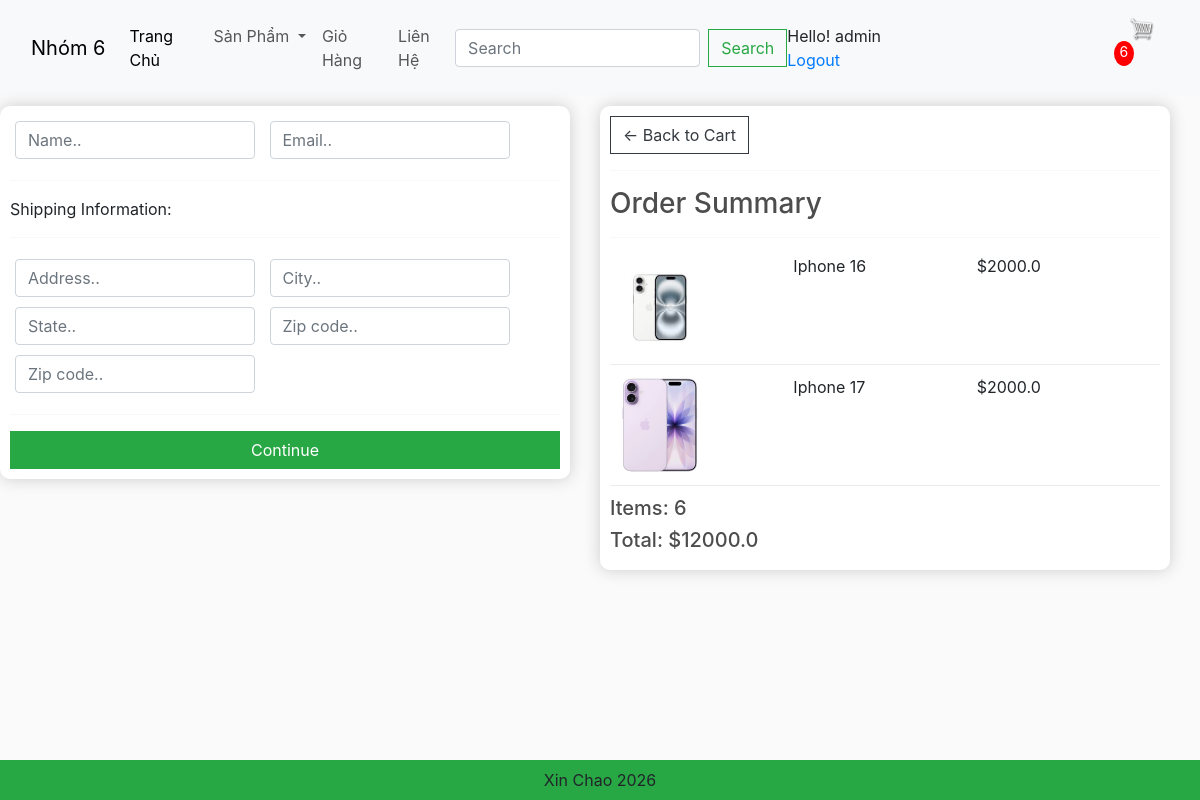
/checkout/ (signed in), run on the app's committed database.
### app/models.py (models this page shows, shortened)
class OrderItem (models.Model):
    product = models.ForeignKey(Product, on_delete=models.SET_NULL,blank=True,null=True)
    order = models.ForeignKey(Order, on_delete=models.SET_NULL,blank=True,null=True)
    quantity = models.IntegerField(default=0,null=True,blank=True)
    date_added = models.DateTimeField(auto_now_add=True)
    @property
    def get_total(self):
        total = self.product.price * self.quantity
        return total

class Product (models.Model):
    category = models.ManyToManyField(Category, related_name= 'product')
    name = models.CharField(max_length=50,null=True)
    price = models.FloatField()
    digital = models.BooleanField(default=False,null=True,blank=False)
    image = models.ImageField(null=True,blank=True)
    detail = models.TextField(null=True,blank=True)
    @property
    def ImageURL(self):
        try:
            url = self.image.url
        except:
            url = ''
        return url

class Order (models.Model):
    customer = models.ForeignKey(User, on_delete=models.SET_NULL,blank=True,null=True)
    date_order = models.DateTimeField(auto_now_add=True)
    complete  = models.BooleanField(default=False,null=True,blank=False)
    transaction_id = models.CharField(max_length=50,null=True)
    @property
    def get_cart_items(self):
        orderitems = self.orderitem_set.all()
        total = sum([item.quantity for item in orderitems])
        return total
    @property
    def get_cart_total(self):
        orderitems = self.orderitem_set.all()
        total = sum([item.get_total for item in orderitems])
        return total

### app/views.py (the view)
# urls.py: path('checkout/', views.checkout, name ="checkout"),
def checkout(request):
    categories = Category.objects.filter(is_sub=False)
    if request.user.is_authenticated:
        customer = request.user
        order, created = Order.objects.get_or_create(customer=customer, complete=False)
        items = order.orderitem_set.all()
        cartItems = order.get_cart_items
        user_not_login = "hidden"
        user_login = "show"
    else:
        items = []
        order = {'get_cart_items': 0, 'get_cart_total': 0}
        cartItems = order['get_cart_items']
        user_not_login = "show"
        user_login = "hidden"
    context = {
        'categories': categories,
        'items': items,
        'order': order,
        'cartItems': cartItems,
        'user_not_login': user_not_login,
        'user_login': user_login
    }
    return render(request, 'app/checkout.html', context)

### app/templates/app/checkout.html (shortened to what this page needs)
{% extends 'app/base.html' %}
{% load static %}
{% block content_checkout %}
     <div class="row" style='width:100%'>
		<div class="col-lg-6">
			<div class="box-element" id="form-wrapper">
				<form id="form">
					<div id="user-info">
						<div class="form-field">
							<input required class="form-control" type="text" name="name" placeholder="Name..">
						</div>
						<div class="form-field">
							<input required class="form-control" type="email" name="email" placeholder="Email..">
						</div>
					</div>
					<div id="shipping-info">
						<hr>
						<p>Shipping Information:</p>
						<hr>
						<div class="form-field">
							<input class="form-control" type="text" name="address" placeholder="Address..">
						</div>
						<div class="form-field">
							<input class="form-control" type="text" name="city" placeholder="City..">
						</div>
						<div class="form-field">
							<input class="form-control" type="text" name="state" placeholder="State..">
						</div>
						<div class="form-field">
							<input class="form-control" type="text" name="zipcode" placeholder="Zip code..">
						</div>
						<div class="form-field">
							<input class="form-control" type="text" name="country" placeholder="Zip code..">
						</div>
					</div>
					<hr>
					<input id="form-button" class="btn btn-success btn-block" type="submit" value="Continue">
				</form>
			</div>
			<br>
		</div>
		<div class="col-lg-6">
			<div class="box-element">
				<a  class="btn btn-outline-dark" href="{% url 'cart' %}">&#x2190; Back to Cart</a>
				<hr>
				<h3>Order Summary</h3>
				<hr>
				{% for item in items %}
				<div class="cart-row">
					<div style="flex:2"><img class="row-image" src="{{item.product.ImageURL}}"></div>
					<div style="flex:2"><p>{{item.product.name}}</p></div>
					<div style="flex:1"><p>${{item.product.price}}</p></div>
					<div style="flex:1"><p>{{item.product.quantity}}</p></div>
				</div>
				{% endfor %}
				<h5>Items: {{order.get_cart_items}} </h5>
				<h5>Total:   ${{order.get_cart_total}}</h5>
			</div>
		</div>
	</div>
{% endblock content_checkout %}

### app/templates/app/base.html (shortened to what this page needs)
{% load static %}
<!DOCTYPE html>
<html>
    <head>
        <link href="https://cdn.jsdelivr.net/npm/bootstrap@5.3.8/dist/css/bootstrap.min.css" rel="stylesheet">
        <link href-"{%static 'app/css/style.css'%}" rel="stylesheet" />
        <link href-"{%static 'app/css/all.min.css'%}" rel="stylesheet" />
        <link href-"{%static 'app/css/owl.carousel.min.css'%}" rel="stylesheet" />
        <link rel="stylesheet" href="https://stackpath.bootstrapcdn.com/bootstrap/4.4.1/css/bootstrap.min.css">
        <link rel="stylesheet" type="text/css" href="{%static 'app/css/main_v5.css'%}">
        <link rel="stylesheet" href="">
    </head>
    <body>
         <nav class="navbar navbar-expand-lg bg-body-tertiary">
  <div class="container-fluid">
    <a class="navbar-brand" href="{% url 'home' %}">Nhóm 6</a>
    <div class="collapse navbar-collapse" id="navbarSupportedContent">
      <ul class="navbar-nav me-auto mb-2 mb-lg-0">
        <li class="nav-item">
          <a class="nav-link active" aria-current="page" href="{% url 'home' %}">Trang Chủ</a>
        </li>
        <li class="nav-item dropdown">
          <a class="nav-link dropdown-toggle" href="#" role="button" data-bs-toggle="dropdown" aria-expanded="false">
            Sản Phẩm
          </a>
        </li>
        <li class="nav-item">
          <a class="nav-link" href="{% url 'cart'%}">Giỏ Hàng</a>
        </li>
        <li class="nav-item">
          <a class="nav-link" href="#">Liên Hệ</a>
        </li>
      </ul>
      <form class="d-flex" role="search" method = POST action = "{% url 'search' %}">
        <input class="form-control me-2" type="search" placeholder="Search" aria-label="Search" name = "searched">
        <button class="btn btn-outline-success" type="submit">Search</button>
      </form>
    </div>
      <div class='form-inline my-2 my-lg-0' style = "visibility: {{user_login}}">
        <span> Hello! {{request.user}}</span>
        <span><a href = "{% url 'logout' %}"> Logout</a></span>
      </div>
    <div class='form-inline my-2 my-lg-0'>
      <a href="{% url 'cart' %}"><img id = "cart-icon" src = "{% static 'images/cart.png' %}"></a>
      <p id='cart-total'>{{cartItems}}</p>
    </div>
  </div>
</nav>
{% block content_checkout %}{% endblock content_checkout %}
<footer class="container--fluid bg-success text-center fixed-bottom p-2 mt-5">
    Xin Chao 2026
</footer>
    </body>
</html>

### app/static/app/css/main_v5.css (style rules this page uses)
body { background-color: hsl(0, 0%, 98%); }
h1,h2,h3,h4,h5,h6 { color:hsl(0, 0%, 30%); }
.box-element { box-shadow:hsl(0, 0%, 80%) 0 0 16px; background-color: #fff; border-radius: 10px; padding: 10px; }
#cart-icon { width:25px; display: inline-block; margin-left: 15px; }
#cart-total { display: block; text-align: center; color:#fff; background-color: red; width: 20px; height: 25px; border-radius: 50%; font-size: 14px; }
.col-lg-3, .col-lg-4, .col-lg-6, .col-lg-8, .col-lg-12 { margin-top: 10px; }
.btn { border-radius: 0; }
.row-image { width: 100px; }
.form-field { width:250px; display: inline-block; padding: 5px; }
.cart-row { display: flex; align-items: flex-stretch; padding-bottom: 10px; margin-bottom: 10px; border-bottom: 1px solid #ececec; }

### data on the page
OrderItem: product.ImageURL (picture), product.name "Iphone 16", product.price "2000.0"
OrderItem: product.ImageURL (picture), product.name "Iphone 17", product.price "2000.0"
Order: get_cart_items "6", get_cart_total "12000.0"

### other printed values
{{ request.user }} "admin"
{{ cartItems }} "6"
